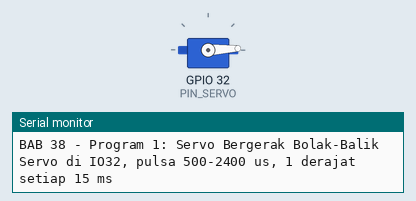
The sketch below on a simulated ESP32. Parts: servo, the last lines printed to the serial monitor.

Above: at 0.05 s.
At 1.3 s:
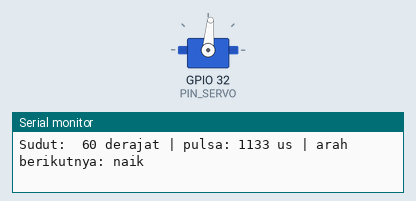
At 2.6 s:
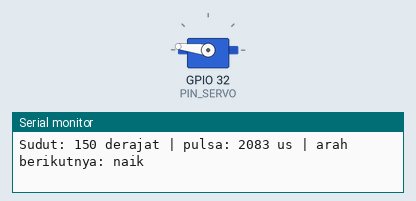
At 5.2 s:
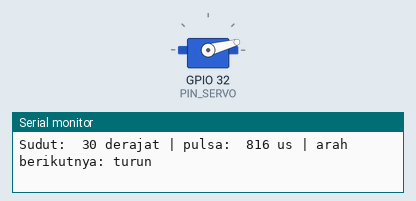
Timing chart, 0 to 7.0 s (numbered marks = the images above):
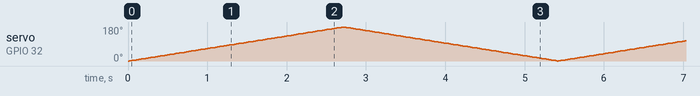

The sketch:

p1_sweep_dasar.ino
```cpp
/*
 * BAB 38 - Program 1: Servo Bergerak Bolak-Balik (Sweep)
 * Servo bergerak 0° → 180° → 0° terus-menerus, 1 derajat setiap 15 ms,
 * tanpa delay() di loop().
 *
 * Rangkaian:
 *   Servo di header servo kit: oranye → S, merah → V, cokelat → G
 *   SRV (header hijau, paling bawah) → IO32
 */

#include <ESP32Servo.h>

#define PIN_SERVO 32  // SRV → IO32

// Lebar pulsa (µs) untuk 0° dan 180°. Cocok untuk banyak SG90;
// ganti dengan hasil kalibrasi Program 2.
const int PULSA_MIN_US = 500;
const int PULSA_MAX_US = 2400;

const unsigned long JEDA_LANGKAH_MS = 15;  // 1° setiap 15 ms → 180° dalam ±2,7 detik

Servo servo;

int sudut = 0;  // sudut yang sedang diperintahkan
int arah = 1;   // +1 = sudut naik, -1 = sudut turun
unsigned long waktuLangkahLalu = 0;

void setup() {
  Serial.begin(115200);
  Serial.println("BAB 38 - Program 1: Servo Bergerak Bolak-Balik");

  servo.setPeriodHertz(50);  // sinyal servo standar: 50 Hz (periode 20 ms)
  servo.attach(PIN_SERVO, PULSA_MIN_US, PULSA_MAX_US);
  if (!servo.attached()) {
    Serial.println("Gagal memasang servo di IO32! Periksa nomor pin.");
    while (true) {
      delay(1000);  // program berhenti di sini
    }
  }

  servo.write(sudut);  // mulai dari 0°
  Serial.printf("Servo di IO%d, pulsa %d-%d us, 1 derajat setiap %lu ms\n",
                PIN_SERVO, PULSA_MIN_US, PULSA_MAX_US, JEDA_LANGKAH_MS);
}

void loop() {
  unsigned long sekarang = millis();

  if (sekarang - waktuLangkahLalu >= JEDA_LANGKAH_MS) {
    waktuLangkahLalu = sekarang;

    // Langkah berikutnya, dan balik arah di kedua ujung
    sudut = sudut + arah;
    if (sudut >= 180) {
      sudut = 180;
      arah = -1;
    } else if (sudut <= 0) {
      sudut = 0;
      arah = 1;
    }
    servo.write(sudut);

    // Lapor setiap kelipatan 30° supaya Serial Monitor tidak banjir
    if (sudut % 30 == 0) {
      int pulsa = map(sudut, 0, 180, PULSA_MIN_US, PULSA_MAX_US);
      Serial.printf("Sudut: %3d derajat | pulsa: %4d us | arah berikutnya: %s\n",
                    sudut, pulsa, arah > 0 ? "naik" : "turun");
    }
  }

  // Tugas lain (membaca tombol, sensor, dan sebagainya) bisa ditaruh di sini
}
```
